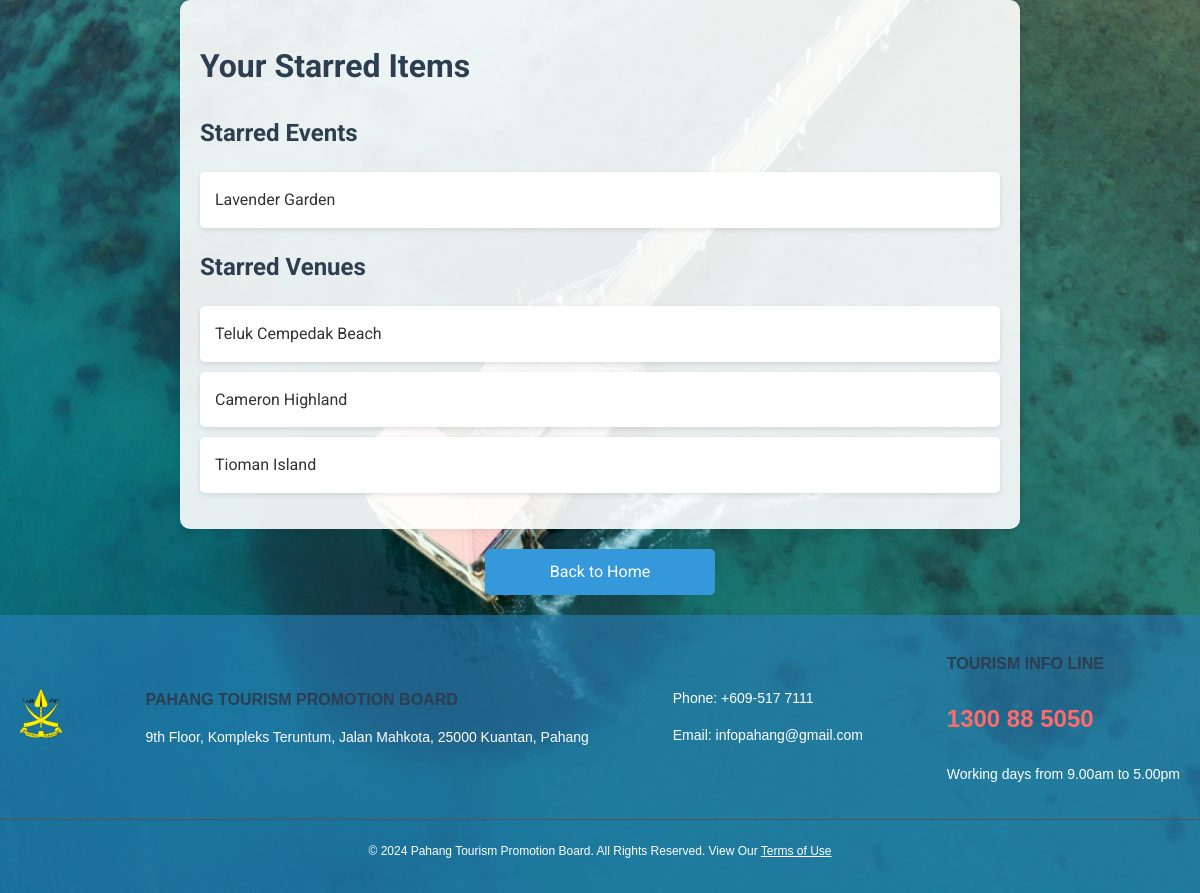
The app's page /starred/ (signed in) with its own data.
### PahangPrism/models.py (models this page shows, shortened)
class Event(models.Model):
    eventID = models.CharField(primary_key=True, max_length=50, editable=False)
    name = models.CharField(max_length=255)
    date = models.DateField()
    venue = models.ForeignKey(Venue, on_delete=models.CASCADE)

class Venue(models.Model):
    venueID = models.CharField(primary_key=True, max_length=50)
    name = models.CharField(max_length=255)
    location = models.CharField(max_length=255)

### PahangPrism/views.py (the view)
# urls.py: path('starred/', views.starred_list, name='starred_list'),
def starred_list(request):
    userID = request.session.get('userID')
    if userID:
        starred_items = StarredItem.objects.filter(userID_id=userID)
        venues = Venue.objects.filter(venueID__in=[item.object_id for item in starred_items if item.content_type == 'venue'])
        events = Event.objects.filter(eventID__in=[item.object_id for item in starred_items if item.content_type == 'event'])
        return render(request, 'starred_list.html', {'venues': venues, 'events': events})
    return redirect('login')

### PahangPrism/templates/starred_list.html (shortened to what this page needs)
{% load static %}
<!DOCTYPE html>
<html lang="en">
<head>
    <link rel="stylesheet" href="{% static 'css/style.css' %}">
    <link rel="stylesheet" href="{% static 'css/event_pages.css' %}">
    <link rel="stylesheet" href="{% static 'css/starred_list.css' %}">
</head>
<body class="starred-list-body">
    <div class="container">
        <h1>Your Starred Items</h1>
        <h2>Starred Events</h2>
        <ul>
            {% for event in events %}
            <li>{{ event.name }}</li>
            {% endfor %}
        </ul>
        <h2>Starred Venues</h2>
        <ul>
            {% for venue in venues %}
            <li>{{ venue.name }}</li>
            {% endfor %}
        </ul>
    </div>
    <a href="{% url 'index' %}" class="btn home-btn">Back to Home</a>
    <footer>
        <div class="footer-content">
            <div class="footer-logo">
                <img src="{% static 'image/pahangnewlogo.png' %}" alt="Pahang Prism Logo">
            </div>
            <div class="footer-address">
                <h3>PAHANG TOURISM PROMOTION BOARD</h3>
                <p>9th Floor, Kompleks Teruntum, Jalan Mahkota, 25000 Kuantan, Pahang</p>
            </div>
            <div class="footer-contact">
                <p>Phone: +609-517 7111</p>
                <p>Email: infopahang@gmail.com</p>
            </div>
            <div class="footer-info-line">
                <h3>TOURISM INFO LINE</h3>
                <p class="info-number">1300 88 5050</p>
                <p>Working days from 9.00am to 5.00pm</p>
            </div>
        </div>
        <div class="footer-bottom">
            <p>&copy; 2024 Pahang Tourism Promotion Board. All Rights Reserved. View Our <a href="#">Terms of Use</a></p>
        </div>
    </footer>
</body>
</html>

### PahangPrism/static/css/style.css (style rules this page uses)
:root { --primary-color: #3498db; --secondary-color: #2c3e50; --background-color: #f4f4f4; --text-color: #333; --card-background: #ffffff; }
html, body { height: 100%; margin: 0; }
body { font-family: 'Roboto', Arial, sans-serif; background-color: var(--background-color); color: var(--text-color); line-height: 1.6; padding: 0; }
.container { background-color: #ffffff7b; max-width: 1200px; margin: 0 auto; padding: 20px; }
h1, h2, h3 { color: var(--secondary-color); }
.btn { display: inline-block; background-color: var(--primary-color); color: white; padding: 10px 15px; border: none; border-radius: 4px; cursor: pointer; text-decoration: none; font-size: 16px; transition: background-color 0.3s ease; }
footer { background-color: #297fb99b; color: #fff; padding: 20px 0; font-family: Arial, sans-serif; }
.footer-content { display: flex; justify-content: space-between; align-items: center; max-width: 1200px; margin: 0 auto; padding: 0 20px; }
.footer-logo img { height: 50px; width: auto; }
.footer-address, .footer-contact, .footer-info-line { font-size: 14px; }
.footer-address h3, .footer-info-line h3 { font-size: 16px; margin-bottom: 5px; }
.info-number { font-size: 24px; font-weight: bold; color: #ff6b6b; }
.footer-bottom { text-align: center; margin-top: 20px; padding-top: 10px; border-top: 1px solid #555; font-size: 12px; }
.footer-bottom a { color: #fff; text-decoration: underline; }

### PahangPrism/static/css/event_pages.css (style rules this page uses)
body { font-family: 'Roboto', sans-serif; line-height: 1.6; color: #333; background-size: cover; background-position: center; background-repeat: no-repeat; background-attachment: fixed; }
.container { max-width: 800px; margin: 0 auto; padding: 20px; background-color: rgba(255, 255, 255, 0.9); border-radius: 10px; box-shadow: 0 0 10px rgba(0, 0, 0, 0.1); }
h1, h2 { color: #2c3e50; }
ul { list-style-type: none; padding: 0; }
li { background-color: #fff; margin-bottom: 10px; padding: 15px; border-radius: 5px; box-shadow: 0 2px 5px rgba(0, 0, 0, 0.1); }
.btn { display: inline-block; background-color: #3498db; color: #fff; padding: 10px 15px; text-decoration: none; border-radius: 5px; transition: background-color 0.3s; }
.home-btn { display: block; width: 200px; margin: 20px auto; text-align: center; }

### PahangPrism/static/css/starred_list.css (style rules this page uses)
.starred-list-body { background-image: url('../image/beachkuantan.jpg'); background-size: cover; background-position: center; background-repeat: no-repeat; background-attachment: fixed; }

### records on screen
Event: name "Lavender Garden"
Venue: name "Teluk Cempedak Beach"
Venue: name "Cameron Highland"
Venue: name "Tioman Island"
